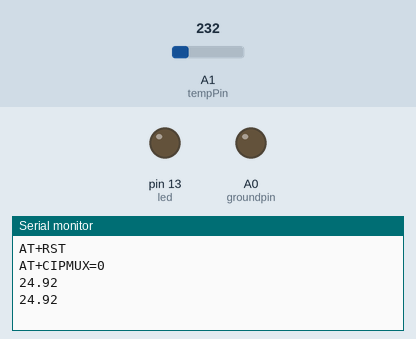
Recording of a sketch running on a simulated Arduino Uno, built with avr-gcc and run on an emulated ATmega328P. On the bench: output pins drawn as LEDs (lit = HIGH), the last lines printed to the serial monitor. The test bench sets the inputs (shaded band); at power-on: A1 (tempPin) = 232. Pins used as bus, display or sensor lines are not drawn.

Above: at 5.8 s.
5.9 s: A1 (tempPin) set to 317
At 10.9 s:
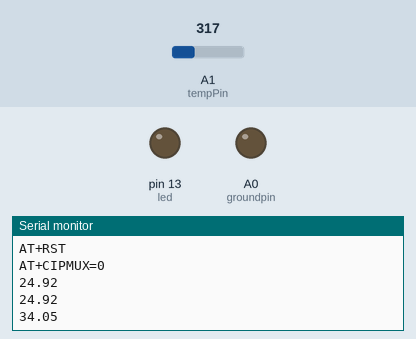
11.9 s: A1 (tempPin) set to 337
At 17.4 s:
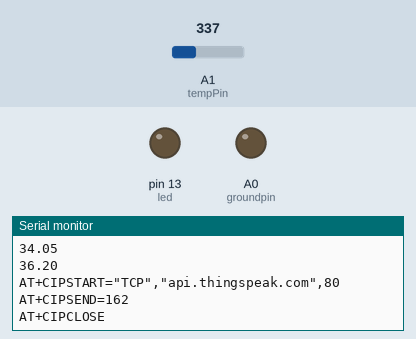
Timing chart, 0 to 18.9 s (numbered marks = the images above; inputs shaded):
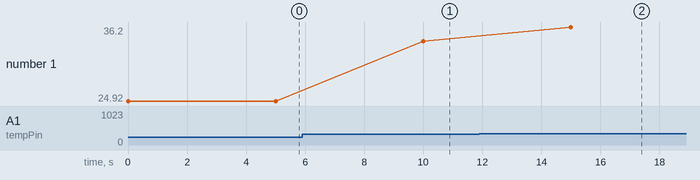

The sketch:

ThingTweet_LM35.ino
```cpp
#include<stdlib.h>
const int groundpin = A0;
const int powerpin = A2;
const int receiver = 0;
float tempC;
int reading;
int tempPin = A1;
int led=13; int con=0;
String apiKey = "7OHUO9B4DNWTW8XS";

String Tweet_Message(float temp){
        //Tweet message
        String tempMessage;
        tempMessage="Abnormal Temperature Noted in the room " + String(temp) +" degrees Celsius.";
        return tempMessage;
    }

void setup() {

  Serial.begin(115200);
  pinMode(groundpin, OUTPUT);
  pinMode(powerpin, OUTPUT);
  pinMode(led, OUTPUT);
  digitalWrite(groundpin, LOW);
  digitalWrite(powerpin, HIGH);
  analogReference(INTERNAL);
  // reset ESP8266
  Serial.println("AT+RST");
  Serial.println("AT+CIPMUX=0");

}

void loop() {

  reading = analogRead(tempPin);
  tempC = reading / 9.31;
  // convert to string
  char buf[16];
  String strTemp = dtostrf(tempC, 5, 2, buf);
  Serial.println(tempC);

  if(tempC>35||tempC<15)
  {
        // TCP connection
        String cmd = "AT+CIPSTART=\"TCP\",\"";
        cmd += "api.thingspeak.com"; // api.thingspeak.com
        cmd += "\",80";
        Serial.println(cmd);
        if(Serial.find("Error"))
        {
          Serial.println("AT+CIPSTART error");
          return;
        }
        // prepare GET string
        String getStr= "GET https://api.thingspeak.com/apps/thingtweet/1/statuses/update?api_key=";
        getStr += apiKey;
        getStr +="&status=";
        getStr += Tweet_Message(tempC);
        getStr += "\r\n\r\n";
        // send data length
        cmd = "AT+CIPSEND=";
        cmd += String(getStr.length());
        Serial.println(cmd);
        if(Serial.find(">"))
        {
          Serial.print(getStr);
        }
        else
        {
           Serial.println("AT+CIPCLOSE");     // alert user
        }
  }
  // thingspeak needs 5 sec delay between updates
  delay(5000);
}
```

Measured:
- the behaviour switches between 325 and 326 on A1 (tempPin) (found by bisection; images 1 and 2)
- after the input at 5.9 s, the serial monitor: prints a new line after 4.1 s (image 1)
- after the input at 11.9 s, the serial monitor: prints a new line after 3.1 s (image 2)
- plotted number 1: 24.92 → 34.05 after the input at 5.9 s, 34.05 → 36.2 after the input at 11.9 s
